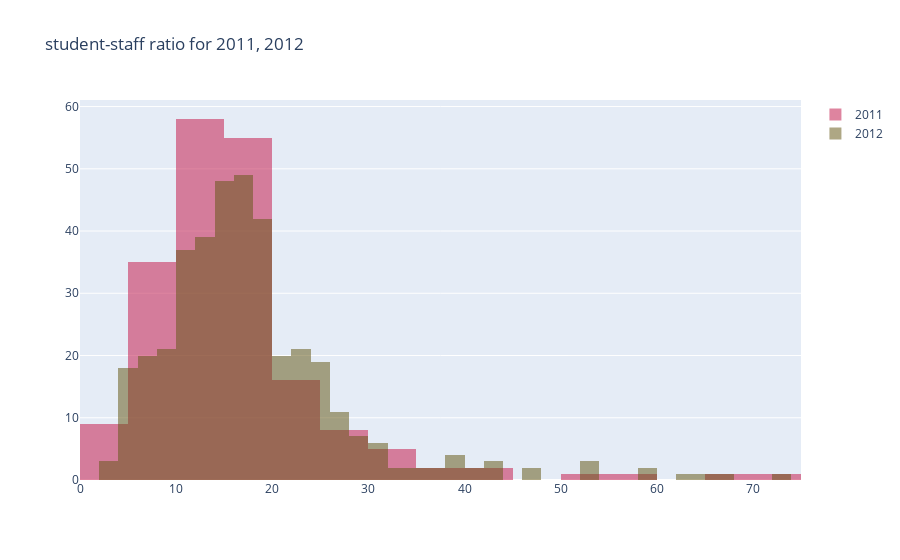

The code cell stored with this chart in its notebook:
### Code cell
# pandas init data timesData.csv
timesData = pd.read_csv('D:\ME\World Universities Rankings/timesData.csv')
x2011 = timesData.student_staff_ratio[timesData.year == 2011]
x2012 = timesData.student_staff_ratio[timesData.year == 2012]

# iplot type histogram 1
trace1 = go.Histogram(
    x = x2011,
    opacity = 0.75,
    name = '2011',
    marker = dict(color='rgba(200, 50, 96, 0.8)')
)
# iplot type histogram 2
trace2 = go.Histogram(
    x = x2012,
    opacity = 0.75,
    name = '2012',
    marker = dict(color='rgba(100, 88, 22, 0.7)')
)

data = [trace1, trace2]
# overlaying of histograms
layout = go.Layout(barmode='overlay',
                  title= 'student-staff ratio for 2011, 2012',
                  )
fig = dict(data=data, layout=layout)

iplot(fig)

### Figure 1 — Plotly figure (JSON) as saved in the notebook; plotly's stock layout.template omitted (floating-point values rounded to 4 significant figures; data arrays with more than 128 entries replaced by an {"elided": "..."} marker saying what was removed)
{"data": [{"marker": {"color": "rgba(200, 50, 96, 0.8)"}, "name": "2011", "opacity": 0.75, "type": "histogram", "x": {"elided": "200 float values"}}, {"marker": {"color": "rgba(100, 88, 22, 0.7)"}, "name": "2012", "opacity": 0.75, "type": "histogram", "x": {"elided": "402 float values"}}], "layout": {"barmode": "overlay", "title": {"text": "student-staff ratio for 2011, 2012"}}}
